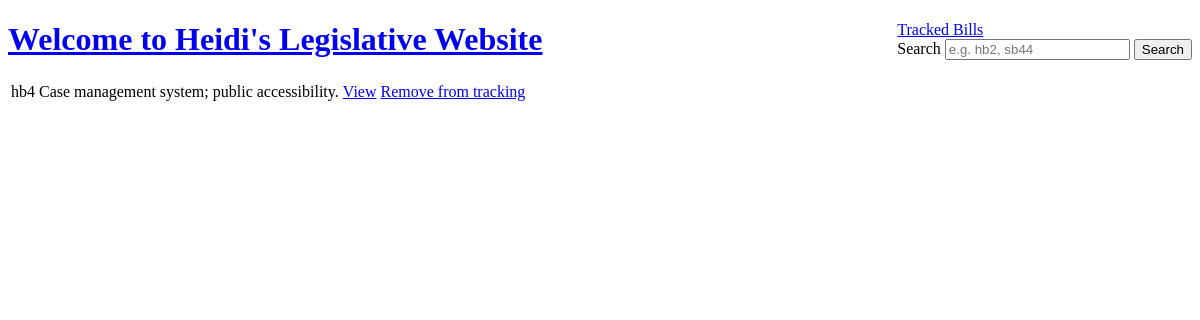
Page /tracked.php on the earlier database version.
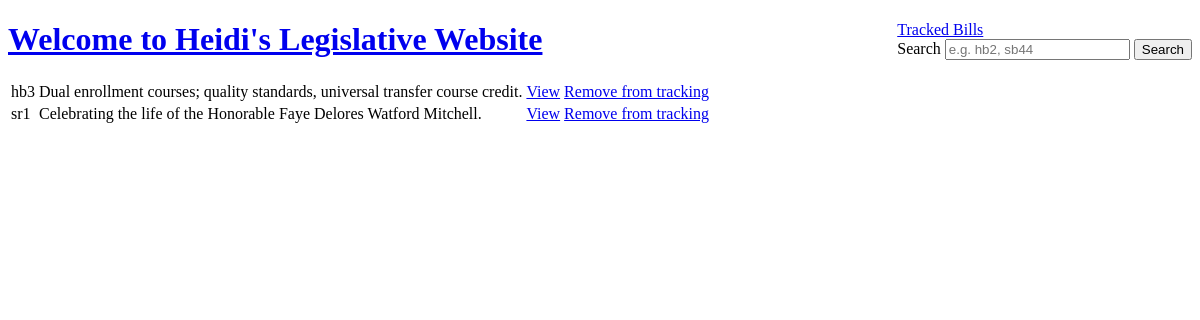
Same page on the later database version.
### tables this page shows
CREATE TABLE bills(
id INTEGER PRIMARY KEY AUTOINCREMENT NOT NULL,
number VARCHAR NOT NULL,
title VARCHAR NOT NULL,
date VARCHAR NOT NULL,
status VARCHAR NOT NULL,
chamber VARCHAR NOT NULL,
outcome VARCHAR NOT NULL,
is_tracked BOOLEAN NOT NULL DEFAULT false
);

### tracked.php (the view, shortened to what this page needs)
<?php
$pdo = getPDO();
$sql = "SELECT *
FROM
'bills'
WHERE
is_tracked = :is_tracked";
$stmt = $pdo->prepare($sql);
$stmt->execute(array('is_tracked' => true));
$bills = $stmt->fetchAll(PDO::FETCH_ASSOC);
?>
<!DOCTYPE html>
<html>
<head>
    <?php require "templates/head.php" ?>
</head>
<body>
<?php require "templates/header.php" ?>
<table>
<?php foreach ($bills as $bill): ?>
<tr>
    <td><?php echo $bill['number'] ?></td>
    <td> <?php echo $bill['title'] ?> </td>
    <td><a href="view-bill.php?number=<?php echo $bill['number']?>">View</a></td>
    <td><a href="track-bill.php?number=<?php echo $bill['number']?>&amp;action='untrack">Remove from tracking</a></td>
</tr>
<?php endforeach ?>
</table>
</body>
</html>

Differences in the rows shown:
no longer on this page (row edited): bills: number "hb4", title "Case management system; public accessibility."
now on this page (row edited): bills: number "hb3", title "Dual enrollment courses; quality standards, universal transfer course credit."
now on this page (row edited): bills: number "sr1", title "Celebrating the life of the Honorable Faye Delores Watford Mitchell."
